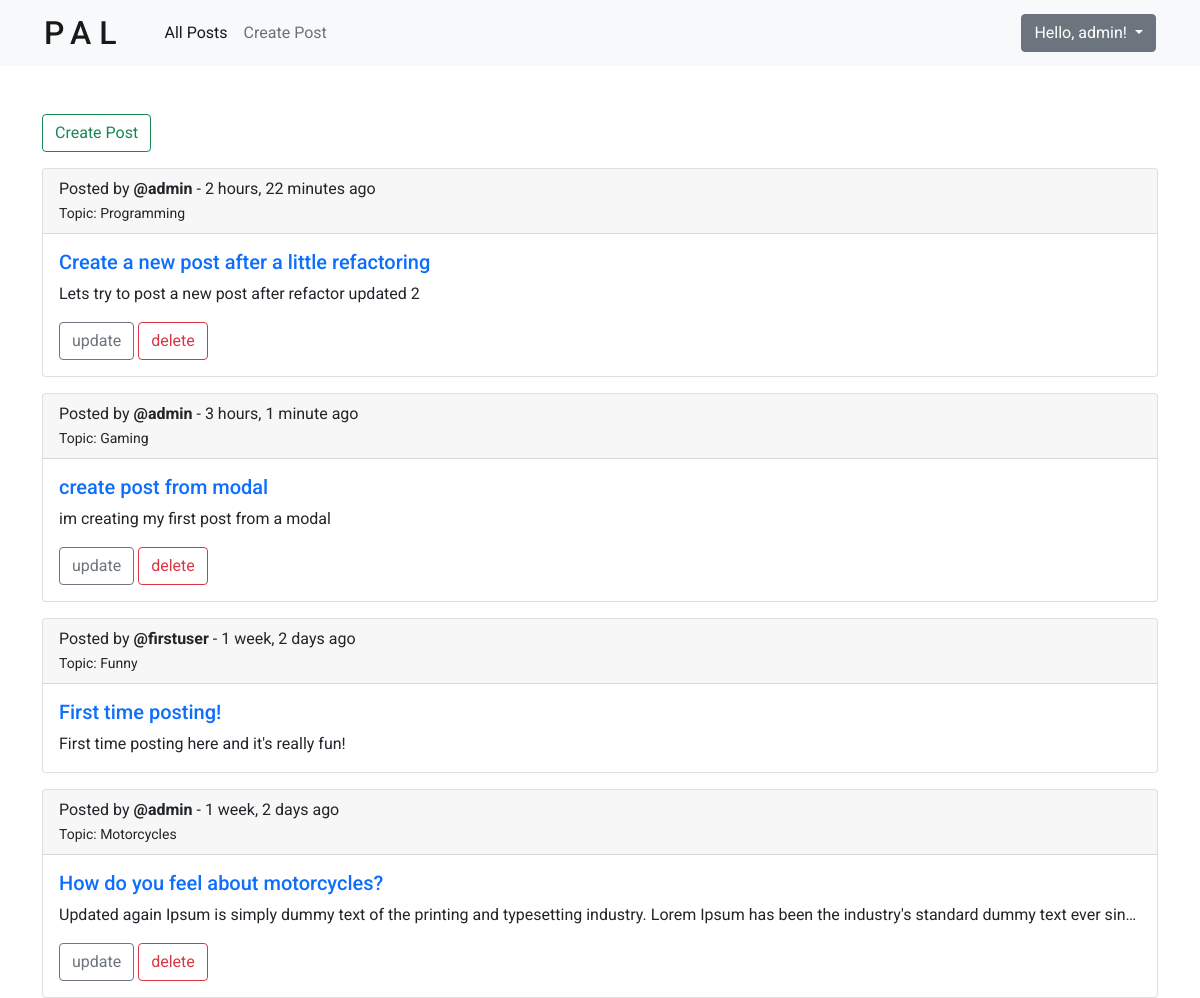
The app's page / (signed in) with its own data.
### posts/models.py (models this page shows, shortened)
class Post(models.Model):
    name = models.CharField(max_length=200)
    description = models.TextField(null=True, blank=True)
    topic = models.ForeignKey(Topic, null=True, on_delete=SET_NULL) # each Post is related to a single Topic
    user = models.ForeignKey(User, null=True, on_delete=SET_NULL) # each Post is related to a single User
    created = models.DateTimeField(auto_now_add=True)
    updated = models.DateTimeField(auto_now=True)

class Topic(models.Model):
    name = models.CharField(max_length=50)
    def __str__(self):
        return self.name

### posts/views.py (the view)
# urls.py: path('', views.index, name='index'),
def index(request):
    posts = Post.objects.all().order_by('-created')
    context = {
        'posts': posts
    }
    return render(request, 'posts/home.html', context)

### posts/templates/posts/home.html
{% extends 'main.html' %}
{% block content %}
<div class="mt-5">
    <a href="{% url 'posts:create-post' %}" class="btn btn-outline-success">Create Post</a>
    {% for post in posts %}
        <div class="card mt-3">
            <div class="card-header">
                <p>Posted by <b>@{{ post.user }}</b> - {{ post.created|timesince }} ago</p>
                <small>Topic: {{ post.topic }}</small>
            </div>
            <div class="card-body">
              <h5>
                <a class="card-title" href="{% url 'posts:post' post.id %}">{{ post.name }}</a>
              </h5>
              <p class="card-text">{{ post.description }}</p>
            {% if request.user == post.user %}
                <a href="{% url 'posts:update-post' post.id %}?next={{ request.path|urlencode }}" class="btn btn-outline-secondary">update</a>
                <a href="{% url 'posts:delete-post' post.id %}?next={{ request.path|urlencode }}" class="btn btn-outline-danger">delete</a>
            {% endif %}
            </div>
          </div>
    {% endfor %}
</div>
{% endblock content %}

### templates/navbar.html (shortened to what this page needs)
<nav class="navbar navbar-expand-lg navbar-light bg-light">
    <div class="container-fluid">
      <h1 class="navbar-brand">PAL</h1>
      <div class="collapse navbar-collapse" id="navbarSupportedContent">
        <ul class="navbar-nav me-auto mb-lg-0">
          <li class="nav-item">
            <a class="nav-link active" aria-current="page" href="{% url 'posts:index' %}">All Posts</a>
          </li>
          <li class="nav-item">
            <a class="nav-link" href="{% url 'posts:create-post' %}">Create Post</a>
          </li>
        </ul>
        <div class="d-flex align-center">
            {% if request.user.is_authenticated %}
                <div class="dropdown">
                    <button class="btn btn-secondary dropdown-toggle" type="button" id="dropdownMenuButton1" data-bs-toggle="dropdown" aria-expanded="false">
                        Hello, {{ request.user.username }}!
                    </button>
                  </div>
            {% else %}
                <div>
                    <a href="{% url 'user:sign-in' %}" class="btn btn-outline-secondary">Sign in</a>
                    <a href="{% url 'user:sign-up' %}" class="btn btn-primary">Sign up</a>
                </div>
            {% endif %}
        </div>
      </div>
    </div>
  </nav>

### static/styles/main.css (style rules this page uses)
.navbar-brand { font-size: 2rem; padding: 0; margin: 0; margin-right: 2rem; letter-spacing: .5rem; }
.card-text { text-overflow: ellipsis; white-space: nowrap; overflow: hidden; }
.card-header p { margin-bottom: 0; }
.navbar { padding: .8rem 2rem; }

### static/styles/base.css (style rules this page uses)
*, *::before, *::after { margin: 0; padding: 0; box-sizing: border-box; }
body { font-family: 'Roboto', sans-serif; }
a { text-decoration: none; }

### records on screen
Post: user "admin", created "2 hours, 22 minutes", topic "Programming", name "Create a new post after a little refactoring", description "Lets try to post a new post after refactor updated 2"
Post: user "admin", created "3 hours, 1 minute", topic "Gaming", name "create post from modal", description "im creating my first post from a modal"
Post: user "firstuser", created "1 week, 2 days", topic "Funny", name "First time posting!", description "First time posting here and it's really fun!"
Post: user "admin", created "1 week, 2 days", topic "Motorcycles", name "How do you feel about motorcycles?", description "Updated again Ipsum is simply dummy text of the printing and typesetting industry. Lorem Ipsum has been the industry's standard dummy text ever sin…"

### other values on screen
{{ request.user.username }} "admin"
